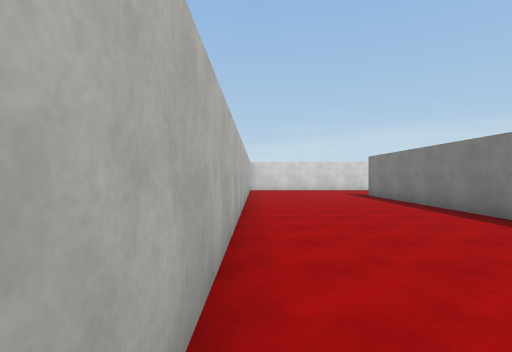
[1] (above)

21 first-person views from a walk through a 3-D level made in the Unity game engine. The camera is 1.5 m above the floor, looks level and sees 80° across. The floor is counted in squares, 2 m on a side. Each view is taken from the middle of a square. On the plan, view 1 faces up. The plan holds only what a view shows up to about 10 squares ahead; the rest is blank. The place goes on beyond the plan. Surface patterns are stand-ins for the level's own textures.

[2]
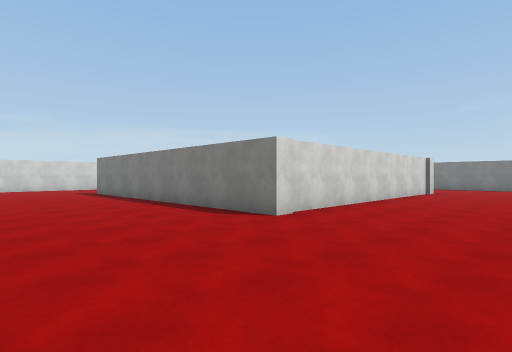

[3]
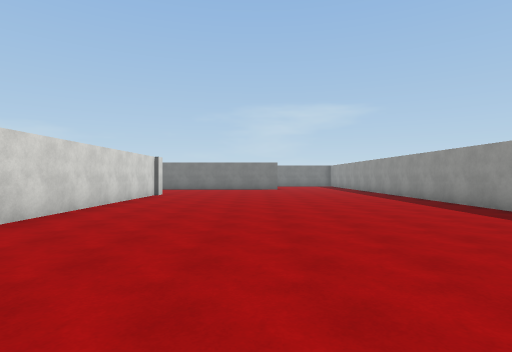

[4]
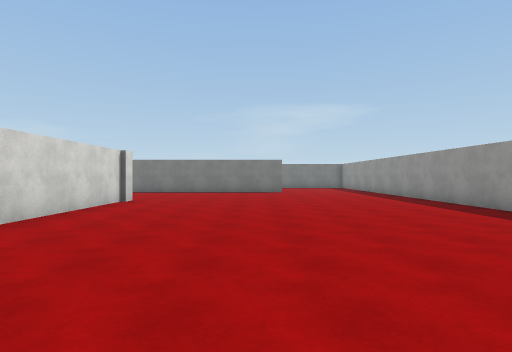

[5]
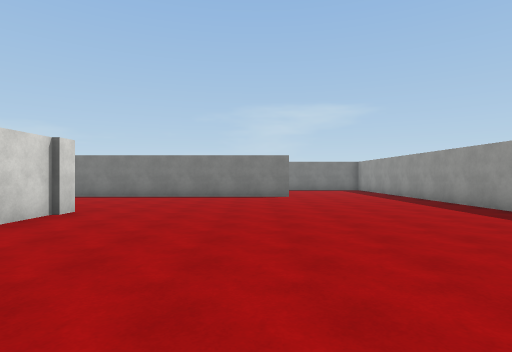

[6]
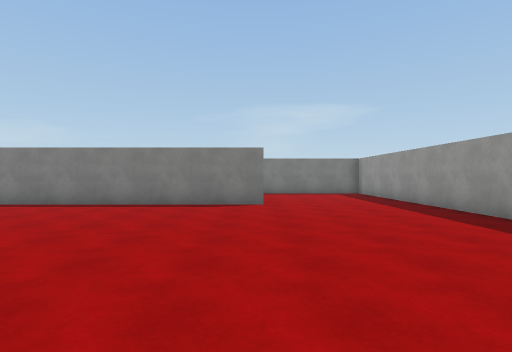

[7]
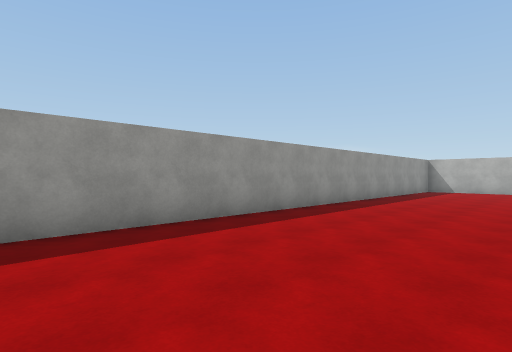

[8]
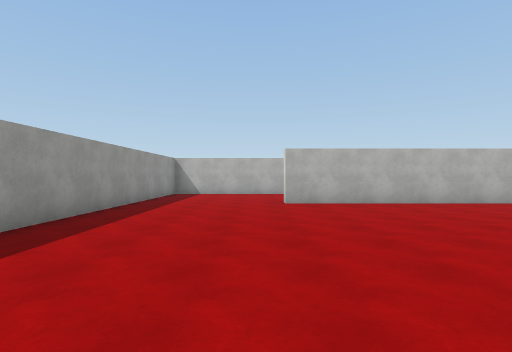

[9]
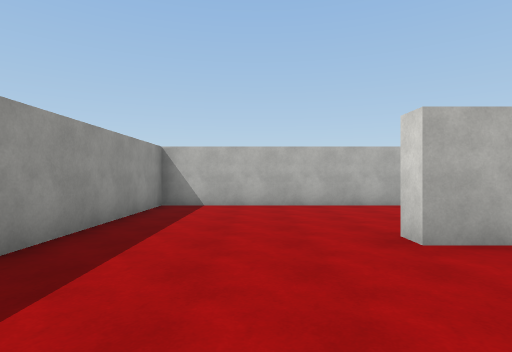

[10]
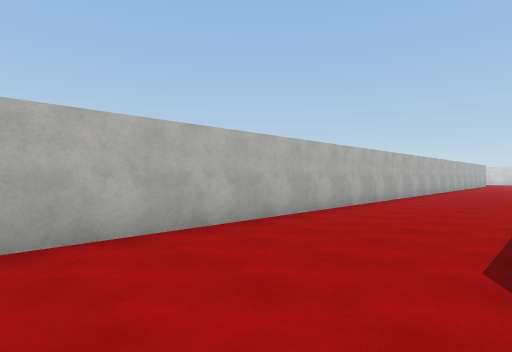

[11]
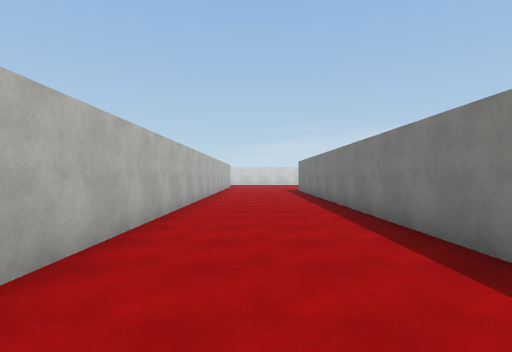

[12]
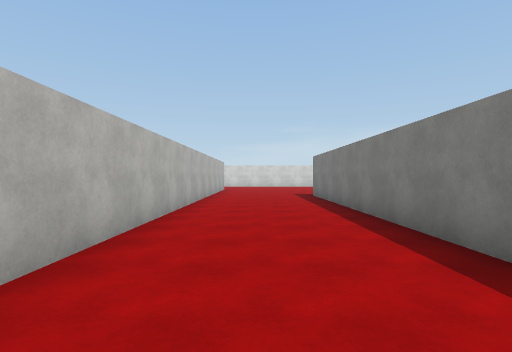

[13]
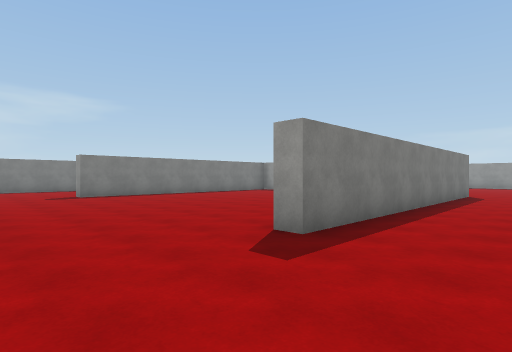

[14]
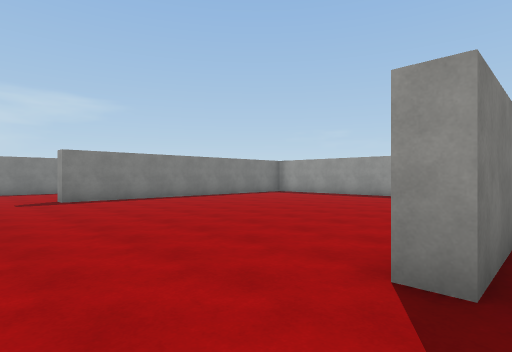

[15]
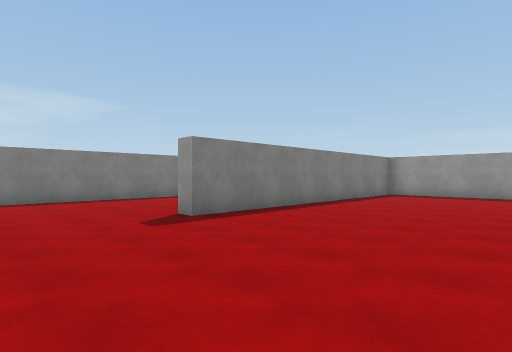

[16]
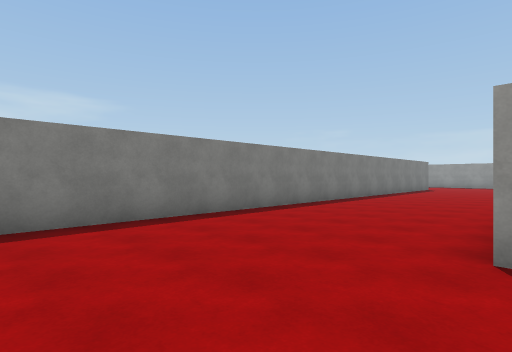

[17]
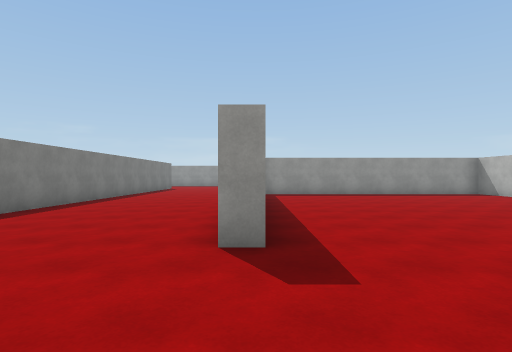

[18]
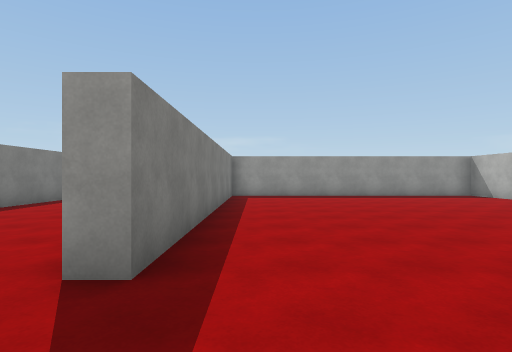

[19]
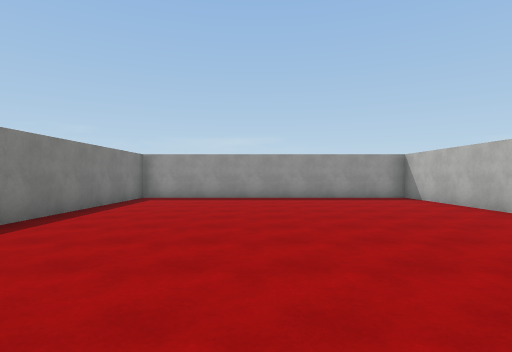

[20]
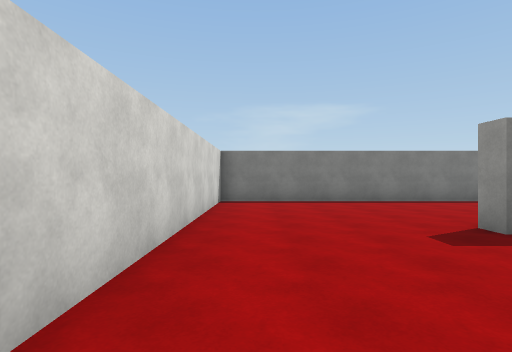

[21]
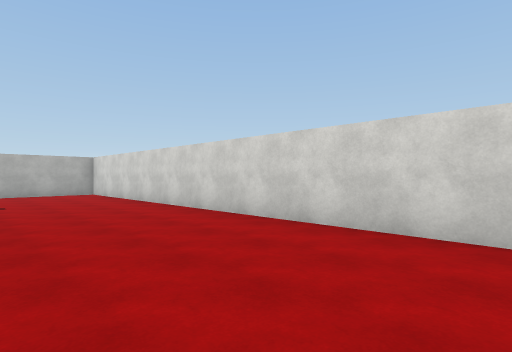

### Floor plan
Points are (right, up) in squares from view 1. A wall is a line through its corners. A room is listed if a view was taken in it or the views show most of it. See-through windows are left out.
Room 1 (views 1, 2, 3, 4, 5, 6, 7, 8, 9, 10, 11, 12, 13, 14, 15, 16, 17, 18, 19, 20, 21)
walls: (10, 2.4) (10.6, 2.4); (13.9, 3) (13.9, 11.8) (14.5, 11.8); (14.5, 1.9) (4.4, 1.9) (4.4, 11.8) (4.9, 11.8); (4.8, 6.9) (4.8, 3); (-0.8, 3.6) (-0.8, 15); (19, -3.2) (19, 16.1) (2.9, 16.1); (-0.3, 9.4) (-0.3, -3.2) (-0.9, -3.2); (-4.7, 15) (-4.7, -7.4) (21, -7.4)

Positions as (right, up) in squares from view 1, and headings:
1: (0, 0), facing up
2: (0, -2), facing up-right
3: (2, -2), facing right
4: (5, -2), facing right
5: (8, -2), facing right
6: (11, -3), facing right
7: (11, -3), facing down-left
8: (8, -4), facing left
9: (3, -5), facing left
10: (-1, -5), facing up-left
11: (-3, 1), facing up
12: (-3, 5), facing up
13: (2, 15), facing down-right
14: (4, 14), facing down-right
15: (9, 15), facing down-right
16: (14, 15), facing down-right
17: (14, 15), facing down
18: (13, 14), facing down
19: (10, 13), facing down
20: (10, 15), facing right
21: (13, 12), facing up-left
